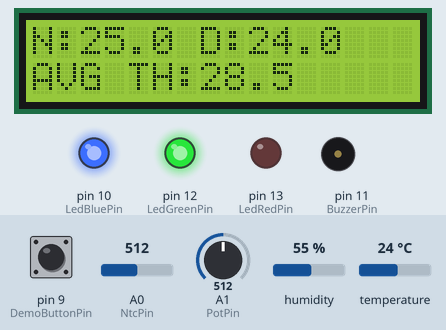
Bench run of a program on a simulated Arduino Uno, built with avr-gcc and run on an emulated ATmega328P. On the bench: 16×2 character LCD, output pins drawn as LEDs (lit = HIGH), buzzer (waves = sounding). The test bench sets the inputs (shaded band); at power-on: A0 (NtcPin) = 512, pin 9 (DemoButtonPin) HIGH, A1 (PotPin) = 512, humidity 55 %, temperature 24 °C. Random numbers use the default seed unless the program sets one; what the program prints to the serial monitor is not drawn.

Above: at 1.3 s.
1.4 s: A0 (NtcPin) set to 480
At 2.3 s:
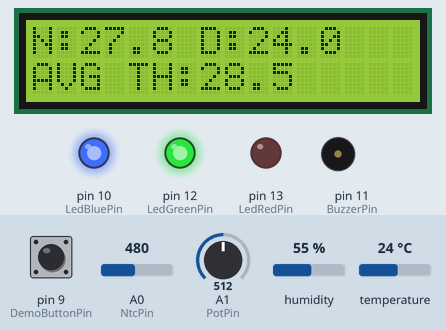
3.0 s: A0 (NtcPin) set to 454
At 4.6 s:
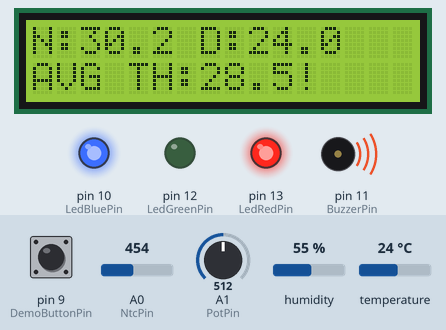
5.0 s: pin 9 (DemoButtonPin) pulled LOW for 0.15 s
At 5.43 s:
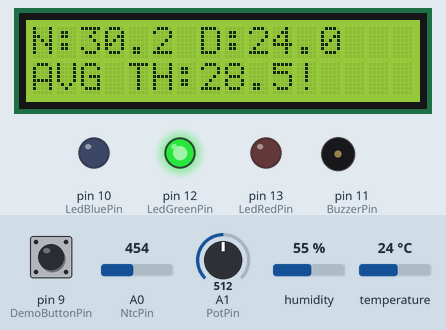
5.7 s: A1 (PotPin) set to 70
At 6.63 s:
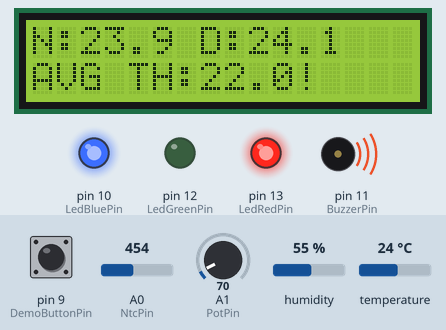
7.3 s: A1 (PotPin) set to 716
At 8.4 s:
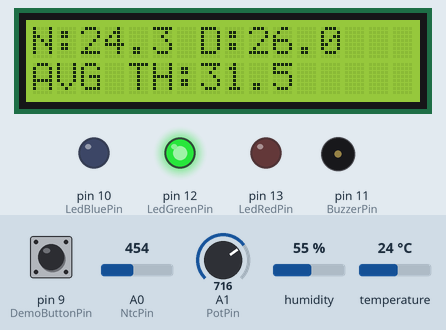
8.8 s: pin 9 (DemoButtonPin) pulled LOW for 1 s
At 9.9 s:
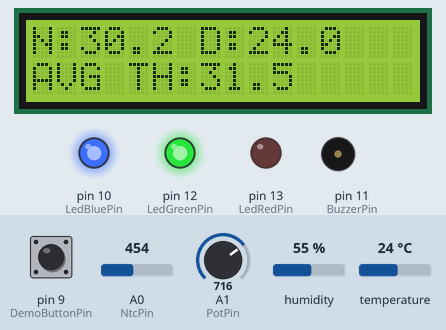
Timing chart, 0 to 11.8 s (numbered marks = the images above; inputs shaded):
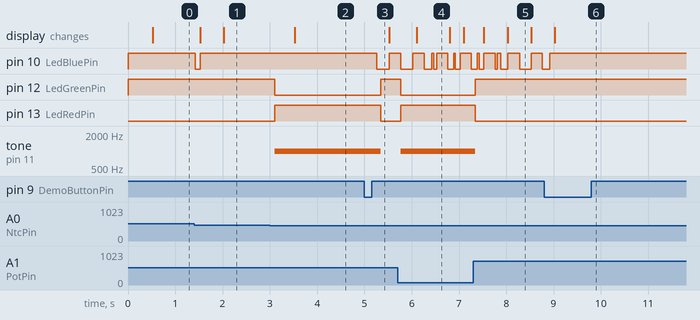

The program:

main.cpp
```cpp
#include <Arduino.h>

#include "app/MonitorApp.h"
#include "config/AppConfig.h"
#include "io/LcdDisplay.h"
#include "io/StdioBridge.h"
#include "peripherals/BuzzerController.h"
#include "peripherals/LedController.h"
#include "sensors/DhtSensor.h"
#include "sensors/NtcSensor.h"

static NtcSensor ntc(AppConfig::NtcPin);
static DhtSensor dht(AppConfig::DhtPin);
static LedController leds(AppConfig::LedGreenPin, AppConfig::LedRedPin, AppConfig::LedBluePin);
static BuzzerController buzzer(AppConfig::BuzzerPin);
static LcdDisplay lcd(AppConfig::LcdRsPin,
                      AppConfig::LcdEnPin,
                      AppConfig::LcdD4Pin,
                      AppConfig::LcdD5Pin,
                      AppConfig::LcdD6Pin,
                      AppConfig::LcdD7Pin);
static MonitorApp app(ntc, dht, leds, buzzer, lcd);

void setup() {
    StdioBridge::begin(AppConfig::SerialBaudRate);
    app.begin();
}

void loop() {
    app.tick(millis());
}
```

MonitorApp.cpp
```cpp
#include "MonitorApp.h"

#include <Arduino.h>
#include <math.h>
#include <stdio.h>
#include <stdlib.h>

#include "config/AppConfig.h"

namespace {

void format_float(float value, char* out, uint8_t width, uint8_t precision) {
    dtostrf(value, width, precision, out);
}

float map_pot_to_setpoint(uint16_t rawPot) {
    const float ratio = static_cast<float>(rawPot) / 1023.0f;
    return AppConfig::AlertSetpointMinC +
           ratio * (AppConfig::AlertSetpointMaxC - AppConfig::AlertSetpointMinC);
}

long random_range(long minimum, long maximumExclusive) {
    return minimum + (rand() % (maximumExclusive - minimum));
}

float random_demo_temperature(float centerC) {
    const long offsetTenthC = random_range(-35, 36);
    return centerC + static_cast<float>(offsetTenthC) * 0.1f;
}

}  // namespace

MonitorApp::MonitorApp(NtcSensor& ntcSensor,
                       DhtSensor& dhtSensor,
                       LedController& leds,
                       BuzzerController& buzzer,
                       LcdDisplay& lcd)
    : _ntcSensor(ntcSensor),
      _dhtSensor(dhtSensor),
      _leds(leds),
      _buzzer(buzzer),
      _lcd(lcd),
      _ntcConditioner(AppConfig::TemperatureMinC, AppConfig::TemperatureMaxC),
      _dhtConditioner(AppConfig::TemperatureMinC, AppConfig::TemperatureMaxC),
      _ntcAlertFilter(AppConfig::AlertSetpointDefaultC + AppConfig::AlertHysteresisHalfBandC,
                      AppConfig::AlertSetpointDefaultC - AppConfig::AlertHysteresisHalfBandC,
                      AppConfig::AlertPersistenceSamples),
      _dhtAlertFilter(AppConfig::AlertSetpointDefaultC + AppConfig::AlertHysteresisHalfBandC,
                      AppConfig::AlertSetpointDefaultC - AppConfig::AlertHysteresisHalfBandC,
                      AppConfig::AlertPersistenceSamples),
      _ntcSample{},
      _dhtSample{},
      _ntcValue{},
      _dhtValue{},
      _ntcAlert{false, false, 0},
      _dhtAlert{false, false, 0},
      _potRaw(0),
      _currentSetpointC(AppConfig::AlertSetpointDefaultC),
      _currentThresholdHighC(AppConfig::AlertSetpointDefaultC + AppConfig::AlertHysteresisHalfBandC),
      _currentThresholdLowC(AppConfig::AlertSetpointDefaultC - AppConfig::AlertHysteresisHalfBandC),
      _systemAlert(false),
      _signalStable(true),
      _demoMode(false),
      _lastButtonLevel(true),
      _lastButtonChangeMs(0),
      _lastAcquisitionMs(0),
      _lastReportMs(0) {}

void MonitorApp::begin() {
    char minBuf[8];
    char maxBuf[8];

    _ntcSensor.begin();
    _dhtSensor.begin();
    _leds.begin();
    _buzzer.begin();
    _lcd.begin();
    pinMode(AppConfig::PotPin, INPUT);
    pinMode(AppConfig::DemoButtonPin, INPUT_PULLUP);
    srand(static_cast<unsigned>(analogRead(A2)));

    _ntcConditioner.reset();
    _dhtConditioner.reset();
    _ntcAlertFilter.reset(false);
    _dhtAlertFilter.reset(false);

    format_float(AppConfig::TemperatureMinC, minBuf, 5, 1);
    format_float(AppConfig::TemperatureMaxC, maxBuf, 5, 1);

    printf("Lab6 - Part2 analog conditioning monitor\n");
    printf("Same Wokwi diagram as lab5 plus blue stability LED on D10\n");
    printf("Conditioning chain: saturation[%s..%s] -> median(3) -> weighted average[50,25,15,10]\n",
           minBuf,
           maxBuf);
    printf("Alerts: hysteresis around setpoint from potentiometer, confirmation=%u samples\n",
           AppConfig::AlertPersistenceSamples);
    printf("Blue LED stability: steady=stable blinking=unstable (|raw-avg| <= %.2fC)\n",
           static_cast<double>(AppConfig::StabilityDeviationThresholdC));
    printf("Demo mode: press button on D9 to toggle random noisy data generation\n");
    printf("Periods: acquisition=%lums reporting=%lums\n",
           AppConfig::AcquisitionPeriodMs,
           AppConfig::ReportPeriodMs);
    printf("--------------------------------------------------------------\n");
}

void MonitorApp::tick(uint32_t nowMs) {
    updateDemoButton(nowMs);

    if (nowMs - _lastAcquisitionMs >= AppConfig::AcquisitionPeriodMs) {
        _lastAcquisitionMs = nowMs;
        runAcquisitionAndConditioning();
        _leds.setStability(_signalStable, nowMs);
    }

    if (nowMs - _lastReportMs >= AppConfig::ReportPeriodMs) {
        _lastReportMs = nowMs;
        runReport(nowMs);
    }
}

void MonitorApp::updateDemoButton(uint32_t nowMs) {
    const bool buttonLevel = digitalRead(AppConfig::DemoButtonPin) != LOW;

    if (buttonLevel != _lastButtonLevel) {
        if (nowMs - _lastButtonChangeMs >= AppConfig::ButtonDebounceMs) {
            _lastButtonChangeMs = nowMs;
            _lastButtonLevel = buttonLevel;

            if (!buttonLevel) {
                _demoMode = !_demoMode;
                printf("Demo mode %s\n", _demoMode ? "ON" : "OFF");
            }
        }
    }
}

void MonitorApp::runAcquisitionAndConditioning() {
    _potRaw = analogRead(AppConfig::PotPin);
    _currentSetpointC = map_pot_to_setpoint(_potRaw);
    _currentThresholdHighC = _currentSetpointC + AppConfig::AlertHysteresisHalfBandC;
    _currentThresholdLowC = _currentSetpointC - AppConfig::AlertHysteresisHalfBandC;

    _ntcAlertFilter.setThresholds(_currentThresholdHighC, _currentThresholdLowC);
    _dhtAlertFilter.setThresholds(_currentThresholdHighC, _currentThresholdLowC);

    _ntcSample = _ntcSensor.readSample();
    _dhtSample = _dhtSensor.readSample();

    if (_demoMode) {
        _ntcSample.raw = static_cast<uint16_t>(random_range(300, 701));
        _ntcSample.voltage = (static_cast<float>(_ntcSample.raw) * AppConfig::AdcVref) / 1023.0f;
        _ntcSample.temperatureC = random_demo_temperature(AppConfig::DemoBaseTemperatureC);

        _dhtSample.valid = true;
        _dhtSample.fresh = true;
        _dhtSample.temperatureC = random_demo_temperature(AppConfig::DemoBaseTemperatureC + 0.8f);

        if (random_range(0, 5) == 0) {
            _ntcSample.temperatureC += AppConfig::DemoNoiseAmplitudeC;
        }
        if (random_range(0, 5) == 0) {
            _dhtSample.temperatureC -= AppConfig::DemoNoiseAmplitudeC;
        }
    }

    _ntcValue = _ntcConditioner.update(_ntcSample.temperatureC);
    _ntcAlert = _ntcAlertFilter.update(_ntcValue.weighted);

    _buzzer.setAlert(false);
    if (_dhtSample.valid) {
        _dhtValue = _dhtConditioner.update(_dhtSample.temperatureC);
        _dhtAlert = _dhtAlertFilter.update(_dhtValue.weighted);
    }

    const bool ntcStable = fabs(_ntcValue.raw - _ntcValue.weighted) <= AppConfig::StabilityDeviationThresholdC;
    const bool dhtStable = !_dhtSample.valid ||
                           fabs(_dhtValue.raw - _dhtValue.weighted) <= AppConfig::StabilityDeviationThresholdC;
    _signalStable = ntcStable && dhtStable;

    _systemAlert = _ntcAlert.stableHigh || _dhtAlert.stableHigh;
    _leds.setAlert(_systemAlert);
    _buzzer.setAlert(_systemAlert);
}

void MonitorApp::runReport(uint32_t nowMs) const {
    char ntcRaw[8];
    char ntcSat[8];
    char ntcMed[8];
    char ntcAvg[8];
    char ntcVolt[8];
    char dhtRaw[8];
    char dhtSat[8];
    char dhtMed[8];
    char dhtAvg[8];
    char setBuf[8];
    char highBuf[8];
    char lowBuf[8];

    format_float(_ntcValue.raw, ntcRaw, 6, 2);
    format_float(_ntcValue.saturated, ntcSat, 6, 2);
    format_float(_ntcValue.median, ntcMed, 6, 2);
    format_float(_ntcValue.weighted, ntcAvg, 6, 2);
    format_float(_ntcSample.voltage, ntcVolt, 4, 2);
    format_float(_dhtValue.raw, dhtRaw, 6, 2);
    format_float(_dhtValue.saturated, dhtSat, 6, 2);
    format_float(_dhtValue.median, dhtMed, 6, 2);
    format_float(_dhtValue.weighted, dhtAvg, 6, 2);
    format_float(_currentSetpointC, setBuf, 5, 1);
    format_float(_currentThresholdHighC, highBuf, 5, 1);
    format_float(_currentThresholdLowC, lowBuf, 5, 1);

    printf("t=%lums\n", nowMs);
    printf("  NTC adc=%4u V=%s Traw=%sC sat=%s med=%s avg=%s cand=%u stable=%u\n",
           _ntcSample.raw,
           ntcVolt,
           ntcRaw,
           ntcSat,
           ntcMed,
           ntcAvg,
           _ntcAlert.candidateHigh ? 1 : 0,
           _ntcAlert.stableHigh ? 1 : 0);

    if (_dhtSample.valid) {
        printf("  DHT valid=%u fresh=%u Traw=%sC sat=%s med=%s avg=%s cand=%u stable=%u\n",
               _dhtSample.valid ? 1 : 0,
               _dhtSample.fresh ? 1 : 0,
               dhtRaw,
               dhtSat,
               dhtMed,
               dhtAvg,
               _dhtAlert.candidateHigh ? 1 : 0,
               _dhtAlert.stableHigh ? 1 : 0);
    } else {
        printf("  DHT valid=0 waiting for first sample\n");
    }

    printf("  TH set=%sC on>=%sC off<=%sC pot=%4u SYS=%u STB=%u blue=%s demo=%u\n",
           setBuf,
           highBuf,
           lowBuf,
           _potRaw,
           _systemAlert ? 1 : 0,
           _signalStable ? 1 : 0,
           _signalStable ? "ON" : "BLINK",
           _demoMode ? 1 : 0);

    _lcd.showStatus(_ntcValue.weighted,
                    _dhtValue.weighted,
                    _dhtSample.valid,
                    _systemAlert,
                    _currentThresholdHighC);
}
```

MonitorApp.h
```cpp
#pragma once

#include <stdint.h>

#include "io/LcdDisplay.h"
#include "peripherals/BuzzerController.h"
#include "peripherals/LedController.h"
#include "sensors/DhtSensor.h"
#include "sensors/NtcSensor.h"
#include "signal/AnalogConditioner.h"
#include "signal/BinaryThresholdFilter.h"

class MonitorApp {
public:
    MonitorApp(NtcSensor& ntcSensor,
               DhtSensor& dhtSensor,
               LedController& leds,
               BuzzerController& buzzer,
               LcdDisplay& lcd);

    void begin();
    void tick(uint32_t nowMs);

private:
    void updateDemoButton(uint32_t nowMs);
    void runAcquisitionAndConditioning();
    void runReport(uint32_t nowMs) const;

    NtcSensor& _ntcSensor;
    DhtSensor& _dhtSensor;
    LedController& _leds;
    BuzzerController& _buzzer;
    LcdDisplay& _lcd;

    AnalogConditioner _ntcConditioner;
    AnalogConditioner _dhtConditioner;
    BinaryThresholdFilter _ntcAlertFilter;
    BinaryThresholdFilter _dhtAlertFilter;

    NtcSample _ntcSample;
    DhtSample _dhtSample;
    AnalogConditionedValue _ntcValue;
    AnalogConditionedValue _dhtValue;
    ThresholdState _ntcAlert;
    ThresholdState _dhtAlert;

    uint16_t _potRaw;
    float _currentSetpointC;
    float _currentThresholdHighC;
    float _currentThresholdLowC;
    bool _systemAlert;
    bool _signalStable;
    bool _demoMode;
    bool _lastButtonLevel;
    uint32_t _lastButtonChangeMs;
    uint32_t _lastAcquisitionMs;
    uint32_t _lastReportMs;
};
```

StdioBridge.cpp
```cpp
#include "StdioBridge.h"

#include <Arduino.h>
#include <stdio.h>

namespace {

int serial_putchar(char c, FILE* stream) {
    (void)stream;
    if (c == '\n') {
        Serial.write('\r');
    }
    Serial.write(c);
    return 0;
}

FILE gStdioUart;

}  // namespace

namespace StdioBridge {

void begin(uint32_t baudRate) {
    Serial.begin(baudRate);
    fdev_setup_stream(&gStdioUart, serial_putchar, nullptr, _FDEV_SETUP_WRITE);
    stdout = &gStdioUart;
}

}  // namespace StdioBridge
```

StdioBridge.h
```cpp
#pragma once

#include <stdint.h>

namespace StdioBridge {

void begin(uint32_t baudRate);

}  // namespace StdioBridge
```

BuzzerController.cpp
```cpp
#include "BuzzerController.h"

#include <Arduino.h>

BuzzerController::BuzzerController(uint8_t pin) : _pin(pin) {}

void BuzzerController::begin() {
    pinMode(_pin, OUTPUT);
    noTone(_pin);
}

void BuzzerController::setAlert(bool alert) {
    if (alert) {
        tone(_pin, ToneHz);
    } else {
        noTone(_pin);
    }
}
```

BuzzerController.h
```cpp
#pragma once

#include <stdint.h>

class BuzzerController {
public:
    explicit BuzzerController(uint8_t pin);

    void begin();
    void setAlert(bool alert);

private:
    uint8_t _pin;
    static constexpr uint16_t ToneHz = 1000;
};
```

LedController.cpp
```cpp
#include "LedController.h"

#include <Arduino.h>

#include "config/AppConfig.h"

LedController::LedController(uint8_t greenPin, uint8_t redPin, uint8_t bluePin)
    : _greenPin(greenPin), _redPin(redPin), _bluePin(bluePin) {}

void LedController::begin() {
    pinMode(_greenPin, OUTPUT);
    pinMode(_redPin, OUTPUT);
    pinMode(_bluePin, OUTPUT);
    digitalWrite(_greenPin, HIGH);
    digitalWrite(_redPin, LOW);
    digitalWrite(_bluePin, HIGH);
}

void LedController::setAlert(bool alert) {
    digitalWrite(_greenPin, alert ? LOW : HIGH);
    digitalWrite(_redPin, alert ? HIGH : LOW);
}

void LedController::setStability(bool stable, uint32_t nowMs) {
    if (stable) {
        digitalWrite(_bluePin, HIGH);
        return;
    }

    const bool blinkOn = ((nowMs / AppConfig::StabilityBlinkPeriodMs) % 2U) == 0U;
    digitalWrite(_bluePin, blinkOn ? HIGH : LOW);
}
```

LedController.h
```cpp
#pragma once

#include <stdint.h>

class LedController {
public:
    LedController(uint8_t greenPin, uint8_t redPin, uint8_t bluePin);

    void begin();
    void setAlert(bool alert);
    void setStability(bool stable, uint32_t nowMs);

private:
    uint8_t _greenPin;
    uint8_t _redPin;
    uint8_t _bluePin;
};
```

DhtSensor.cpp
```cpp
#include "DhtSensor.h"

#include <Arduino.h>
#include <math.h>

DhtSensor::DhtSensor(uint8_t dataPin)
    : _dht(dataPin, DHT11), _lastTemperatureC(0.0f), _hasValue(false) {}

void DhtSensor::begin() {
    _dht.begin();
}

DhtSample DhtSensor::readSample() {
    DhtSample sample{};
    const float t = _dht.readTemperature();

    if (!isnan(t)) {
        _lastTemperatureC = t;
        _hasValue = true;
        sample.valid = true;
        sample.fresh = true;
        sample.temperatureC = t;
    } else {
        sample.valid = _hasValue;
        sample.fresh = false;
        sample.temperatureC = _lastTemperatureC;
    }

    return sample;
}
```

DhtSensor.h
```cpp
#pragma once

#include <DHT.h>
#include <stdint.h>

struct DhtSample {
    bool valid;
    bool fresh;
    float temperatureC;
};

class DhtSensor {
public:
    explicit DhtSensor(uint8_t dataPin);

    void begin();
    DhtSample readSample();

private:
    DHT _dht;
    float _lastTemperatureC;
    bool _hasValue;
};
```

NtcSensor.cpp
```cpp
#include "NtcSensor.h"

#include <Arduino.h>
#include <math.h>

#include "config/AppConfig.h"

NtcSensor::NtcSensor(uint8_t analogPin) : _analogPin(analogPin) {}

void NtcSensor::begin() const {
    pinMode(_analogPin, INPUT);
}

NtcSample NtcSensor::readSample() const {
    NtcSample sample{};

    sample.raw = static_cast<uint16_t>(analogRead(_analogPin));
    sample.voltage = (static_cast<float>(sample.raw) * AppConfig::AdcVref) / 1023.0f;

    const float denominator = AppConfig::AdcVref - sample.voltage;
    if (denominator <= 0.001f) {
        sample.resistanceOhm = 10000000.0f;
    } else {
        sample.resistanceOhm = AppConfig::NtcRFixedOhm * sample.voltage / denominator;
    }

    const float ratio = sample.resistanceOhm / AppConfig::NtcR25Ohm;
    const float inverseT = (1.0f / AppConfig::NtcT0Kelvin) + (log(ratio) / AppConfig::NtcBeta);
    const float temperatureKelvin = 1.0f / inverseT;
    sample.temperatureC = temperatureKelvin - 273.15f;

    return sample;
}
```

NtcSensor.h
```cpp
#pragma once

#include <stdint.h>

struct NtcSample {
    uint16_t raw;
    float voltage;
    float resistanceOhm;
    float temperatureC;
};

class NtcSensor {
public:
    explicit NtcSensor(uint8_t analogPin);

    void begin() const;
    NtcSample readSample() const;

private:
    uint8_t _analogPin;
};
```

AnalogConditioner.h
```cpp
#pragma once

#include <stdint.h>

struct AnalogConditionedValue {
    bool initialized;
    float raw;
    float saturated;
    float median;
    float weighted;
};

class AnalogConditioner {
public:
    AnalogConditioner(float minimum, float maximum);

    void reset();
    AnalogConditionedValue update(float rawValue);

private:
    float _minimum;
    float _maximum;
    float _medianBuffer[3];
    float _weightedBuffer[4];
    uint8_t _medianCount;
    uint8_t _weightedCount;
    uint8_t _medianIndex;
    uint8_t _weightedIndex;
    bool _initialized;
    float _lastMedian;
    float _lastWeighted;

    float computeMedian(float value);
    float computeWeighted(float value);
};
```

BinaryThresholdFilter.cpp
```cpp
#include "BinaryThresholdFilter.h"

BinaryThresholdFilter::BinaryThresholdFilter(float highThresholdC,
                                             float lowThresholdC,
                                             uint8_t confirmSamples)
    : _highThresholdC(highThresholdC),
      _lowThresholdC(lowThresholdC),
      _confirmSamples(confirmSamples == 0 ? 1 : confirmSamples),
      _state{false, false, 0} {}

void BinaryThresholdFilter::reset(bool initialStableHigh) {
    _state.candidateHigh = initialStableHigh;
    _state.stableHigh = initialStableHigh;
    _state.pendingCounter = 0;
}

void BinaryThresholdFilter::setThresholds(float highThresholdC, float lowThresholdC) {
    _highThresholdC = highThresholdC;
    _lowThresholdC = lowThresholdC;
}

ThresholdState BinaryThresholdFilter::update(float valueC) {
    if (_state.candidateHigh) {
        if (valueC <= _lowThresholdC) {
            _state.candidateHigh = false;
        }
    } else {
        if (valueC >= _highThresholdC) {
            _state.candidateHigh = true;
        }
    }

    if (_state.candidateHigh == _state.stableHigh) {
        _state.pendingCounter = 0;
    } else {
        if (_state.pendingCounter < _confirmSamples) {
            ++_state.pendingCounter;
        }
        if (_state.pendingCounter >= _confirmSamples) {
            _state.stableHigh = _state.candidateHigh;
            _state.pendingCounter = 0;
        }
    }

    return _state;
}
```

Source omitted: AnalogConditioner.cpp (3064 bytes), BinaryThresholdFilter.h (547 bytes), AppConfig.h (1899 bytes), LcdDisplay.cpp (1590 bytes), LcdDisplay.h (522 bytes)

Measured:
- the behaviour switches between 473 and 472 on A0 (NtcPin) (found by bisection; images 1 and 2)
- after the input at 1.4 s, pin 10 (LedBluePin): HIGH → LOW at once, → HIGH 0.10 s later; the display: first changes after 0.12 s (image 1 shows a later state)
- after the input at 3.0 s, pin 12 (LedGreenPin): HIGH → LOW after 0.10 s; pin 13 (LedRedPin): LOW → HIGH after 0.10 s; tone on pin 11 (BuzzerPin): silent → 1000 Hz after 0.10 s; the display: changes after 0.52 s (image 2)
- after the input at 5.0 s, pin 10 (LedBluePin): HIGH → LOW after 0.26 s, → HIGH 0.26 s later; pin 12 (LedGreenPin): LOW → HIGH after 0.34 s; pin 13 (LedRedPin): HIGH → LOW after 0.34 s; tone on pin 11 (BuzzerPin): 1000 Hz → silent after 0.34 s
- after the input at 7.3 s, pin 12 (LedGreenPin): LOW → HIGH at once; pin 13 (LedRedPin): HIGH → LOW at once; tone on pin 11 (BuzzerPin): 1000 Hz → silent at once
- what the display in image 4 shows lasts 0.7 s, from 6.1 s to 6.8 s
- what the display in image 5 shows lasts 0.5 s, from 8.0 s to 8.5 s
